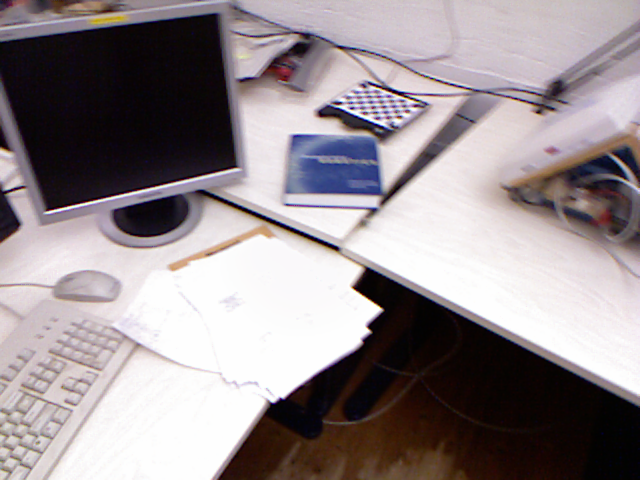
//> input picture line_feature_match/1305031453.359684.png, 640 x 480 px
$ ./line_feature 1305031453.359684.png 1305031453.423683.png   (built with g++ and OpenCV 4)
//> lines starting //> are read from the running program, lines starting //| are printed output that depends on the picture
#include <iostream>
#include <chrono>
#include <cv.h>
#include <opencv2/core/core.hpp>
#include <opencv2/core/utility.hpp>
#include <opencv2/imgproc/imgproc.hpp>
#include <opencv2/imgcodecs.hpp>
#include <opencv2/highgui/highgui.hpp>
#include <opencv2/line_descriptor/descriptor.hpp>
#include <opencv2/features2d/features2d.hpp>
#include <iostream>

using namespace cv;
using namespace std;
using namespace cv::line_descriptor;
struct sort_descriptor_by_queryIdx
{
    inline bool operator()(const vector<DMatch>& a, const vector<DMatch>& b){
        return ( a[0].queryIdx < b[0].queryIdx );
    }
};
struct sort_lines_by_response
{
    inline bool operator()(const KeyLine& a, const KeyLine& b){
        return ( a.response > b.response );
    }
};
void ExtractLineSegment(const Mat &img, const Mat &image2, vector<KeyLine> &keylines,vector<KeyLine> &keylines2);
int main(int argc, char**argv)
{
    if(argc != 3)
    {
        cerr << endl << "Usage: ./Line path_to_image1 path_to_image2" << endl;
        return 1;
    }
    string imagePath1=string(argv[1]);
    string imagePath2=string(argv[2]);
    cout<<"import two images"<<endl;
    Mat image1=imread(imagePath1);
//> image1 is the input picture: 480 rows x 640 cols, CV_8UC3; mean B, G, R 143.1, 140, 149
    Mat image2=imread(imagePath2);
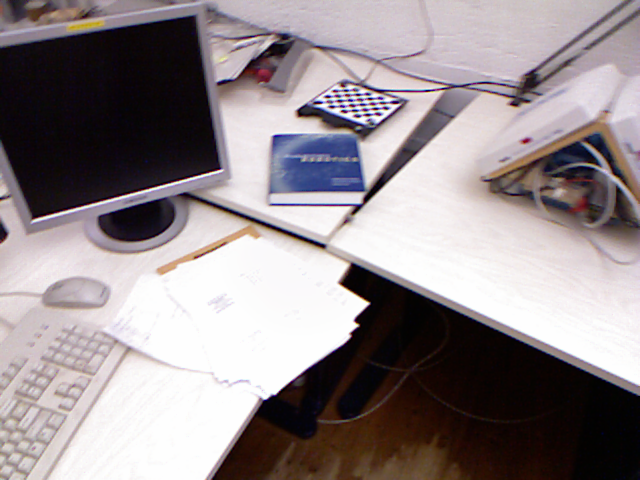
//> input picture line_feature_match/1305031453.423683.png, 640 x 480 px
//> image2 is the input picture: 480 rows x 640 cols, CV_8UC3; mean B, G, R 140.6, 137.9, 147

    imshow("ima1",image1);
    imshow("ima2",image2);
    waitKey(0);
    if(image1.data==NULL)
    {
        cout<<"the path is wrong"<<endl;
    }

    vector<KeyLine> keylines,keylines2;


    ExtractLineSegment(image1,image2,keylines,keylines2);

    return 0;

}
void ExtractLineSegment(const Mat &img, const Mat &image2, vector<KeyLine> &keylines,vector<KeyLine> &keylines2)
{
    Mat mLdesc,mLdesc2;

    vector<vector<DMatch>> lmatches;

    Ptr<BinaryDescriptor> lbd = BinaryDescriptor::createBinaryDescriptor();
    Ptr<line_descriptor::LSDDetector> lsd = line_descriptor::LSDDetector::createLSDDetector();

    cout<<"extract lsd line segments"<<endl;
    lsd->detect(img, keylines, 1.2,1);
//> keylines = 358 items
    Mat imageAddedLine;
    drawKeylines(img, keylines, imageAddedLine, Scalar::all( -1 ));
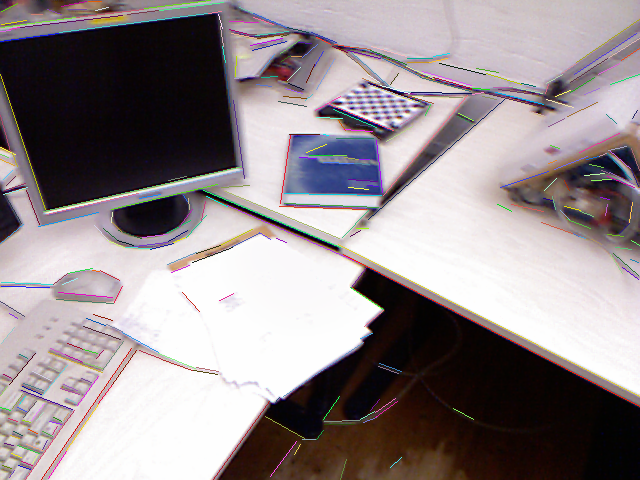
//> imageAddedLine: 480 rows x 640 cols, CV_8UC3; mean B, G, R 142.2, 139.4, 148.4
    imshow( "imageAddedLine", imageAddedLine );
    waitKey();

    lsd->detect(image2,keylines2,1.2,1);
//> keylines2 = 371 items
    int lsdNFeatures = 50;
    cout<<"filter lines"<<endl;
    if(keylines.size()>lsdNFeatures)
    {
        sort(keylines.begin(), keylines.end(), sort_lines_by_response());
        keylines.resize(lsdNFeatures);
//> keylines = 50 items
        for( int i=0; i<lsdNFeatures; i++)
            keylines[i].class_id = i;
    }
    if(keylines2.size()>lsdNFeatures)
    {
        sort(keylines2.begin(), keylines2.end(), sort_lines_by_response());
        keylines2.resize(lsdNFeatures);
//> keylines2 = 50 items
        for(int i=0; i<lsdNFeatures; i++)
            keylines2[i].class_id = i;
    }

    cout<<"lbd describle"<<endl;
    lbd->compute(img, keylines, mLdesc);
    lbd->compute(image2,keylines2,mLdesc2);//计算特征线段的描述子
    BFMatcher* bfm = new BFMatcher(NORM_HAMMING, false);
    bfm->knnMatch(mLdesc, mLdesc2, lmatches, 2);
//> lmatches = 50 matches
    vector<DMatch> matches;
    for(size_t i=0;i<lmatches.size();i++)
    {
        const DMatch& bestMatch = lmatches[i][0];
        const DMatch& betterMatch = lmatches[i][1];
        float  distanceRatio = bestMatch.distance / betterMatch.distance;
        if (distanceRatio < 0.75)
            matches.push_back(bestMatch);
    }
//> this loop made 50 passes
//> distanceRatio on passes 1 to 12: 0.857, 0.741, 0.212, 0.486, 0.1, 0.583, 0.207, 0.807, 0.789, 0.313, 0.0952, 0.205

    cv::Mat outImg;
    std::vector<char> mask( lmatches.size(), 1 );
//> mask = 50 values from 1 to 1
    drawLineMatches( img, keylines, image2, keylines2, matches, outImg, Scalar::all( -1 ), Scalar::all( -1 ), mask,
                     DrawLinesMatchesFlags::DEFAULT );
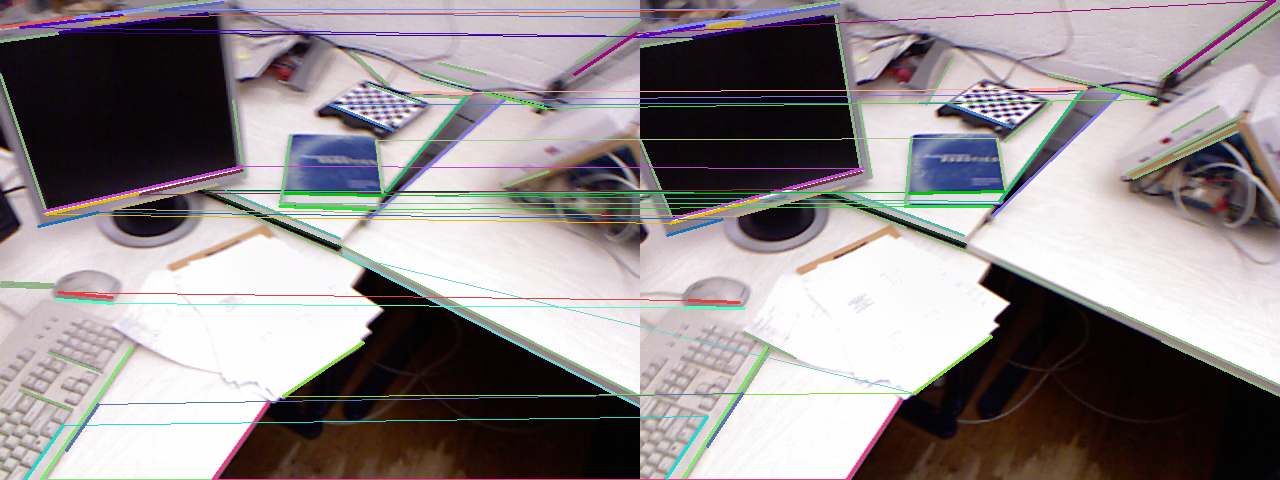
//> outImg: 480 rows x 1280 cols, CV_8UC3; mean B, G, R 141.2, 139.5, 146
//> in main, `ExtractLineSegment(image1,image2,keylines,keylines2);`: keylines = 50 items

    imshow( "Matches", outImg );
    waitKey();

}
